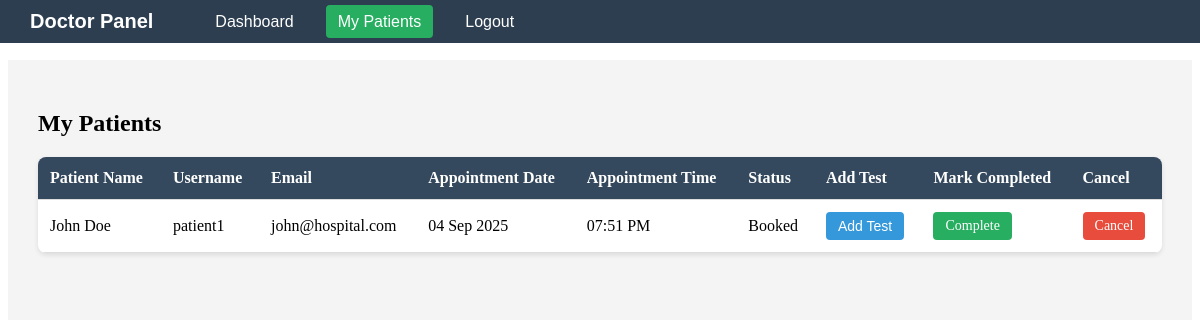
The page /doctor/doctor-patients.php (signed in) on the database its author committed.
### tables this page shows
CREATE TABLE `appointments` (
  `id` int(11) NOT NULL,
  `user_id` int(11) NOT NULL,
  `doctor_id` int(11) NOT NULL,
  `appointment_date` date NOT NULL,
  `appointment_time` time NOT NULL,
  `status` enum('booked','completed','cancelled') DEFAULT 'booked',
  `created_at` timestamp NOT NULL DEFAULT current_timestamp()
);

CREATE TABLE `users` (
  `id` int(11) NOT NULL,
  `first_name` varchar(15) NOT NULL,
  `last_name` varchar(15) NOT NULL,
  `username` varchar(50) NOT NULL,
  `email` varchar(100) NOT NULL,
  `password` varchar(255) NOT NULL,
  `role` enum('admin','doctor','patient','lab') DEFAULT 'patient',
  `created_at` timestamp NOT NULL DEFAULT current_timestamp()
);

### doctor/doctor-patients.php (the view, shortened to what this page needs)
<?php
include "../includes/doctor-navbar.php";
include "../db/connection.php";
$doctor_id = $_SESSION['user_id'];
$sql = "SELECT a.id AS appointment_id, u.first_name, u.last_name, u.email, u.username,
        a.appointment_date, a.appointment_time, a.status
        FROM appointments a
        JOIN users u ON a.user_id = u.id
        WHERE a.doctor_id = ?
        ORDER BY a.appointment_date, a.appointment_time";
$stmt = $conn->prepare($sql);
$stmt->execute([$doctor_id]);
$patients = $stmt->fetchAll(PDO::FETCH_ASSOC);
?>
<link rel="stylesheet" href="../css/doctor-navbar.css">
<link rel="stylesheet" href="../css/doctor-dashboard.css">
<div class="doctor-content">
    <h2>My Patients</h2>
    <?php if(count($patients) > 0): ?>
        <table>
            <thead>
            <tr>
                <th>Patient Name</th>
                <th>Username</th>
                <th>Email</th>
                <th>Appointment Date</th>
                <th>Appointment Time</th>
                <th>Status</th>
                <th>Add Test</th>
                <th>Mark Completed</th>
                <th>Cancel</th>
            </tr>
            </thead>
            <tbody>
            <?php foreach($patients as $p): ?>
                <tr>
                    <td><?= $p['first_name'] . ' ' . $p['last_name'] ?></td>
                    <td><?= $p['username'] ?></td>
                    <td><?= $p['email'] ?></td>
                    <td><?= date("d M Y", strtotime($p['appointment_date'])) ?></td>
                    <td><?= date("h:i A", strtotime($p['appointment_time'])) ?></td>
                    <td><?= ucfirst($p['status']) ?></td>
                    <td>
                        <?php if($p['status'] != 'cancelled'): ?>
                            <button class="btn-add-test" onclick="alert('Add Test functionality coming soon!')">Add Test</button>
                        <?php else: ?>
                            -
                        <?php endif; ?>
                    </td>
                    <td>
                        <?php if($p['status'] != 'completed' && $p['status'] != 'cancelled'): ?>
                            <a href="?complete_id=<?= $p['appointment_id'] ?>" class="btn-complete" onclick="return confirm('Mark this appointment as completed?')">Complete</a>
                        <?php else: ?>
                            -
                        <?php endif; ?>
                    </td>
                    <td>
                        <?php if($p['status'] != 'completed' && $p['status'] != 'cancelled'): ?>
                            <a href="?cancel_id=<?= $p['appointment_id'] ?>" class="btn-cancel" onclick="return confirm('Are you sure you want to cancel this appointment?')">Cancel</a>
                        <?php else: ?>
                            -
                        <?php endif; ?>
                    </td>
                </tr>
            <?php endforeach; ?>
            </tbody>
        </table>
    <?php else: ?>
        <p>No patients found.</p>
    <?php endif; ?>
</div>

### css/doctor-navbar.css (style rules this page uses)
.doctor-content { margin-top: 60px; padding: 30px; background: #f4f4f4; min-height: calc(100vh - 60px); }

### css/doctor-dashboard.css (style rules this page uses)
table { width: 100%; border-collapse: collapse; margin-top: 20px; background: #fff; border-radius: 8px; overflow: hidden; box-shadow: 0 2px 5px rgba(0,0,0,0.1); }
table th, table td { padding: 12px; border-bottom: 1px solid #ddd; text-align: left; }
table th { background-color: #34495e; color: #fff; }
table a { color: #e74c3c; text-decoration: none; }
.btn-add-test, .btn-complete, .btn-cancel { padding: 6px 12px; border: none; border-radius: 4px; color: #fff; cursor: pointer; font-size: 14px; text-decoration: none; display: inline-block; }
.btn-add-test { background-color: #3498db; }
.btn-complete { background-color: #27ae60; }
.btn-cancel { background-color: #e74c3c; }

### rows shown on the page
appointments: user.first_name "John", user.last_name "Doe", user.username "patient1", user.email "john@hospital.com", appointment_date "04 Sep 2025", appointment_time "07:51 PM", status "Booked", shows "Add Test"
